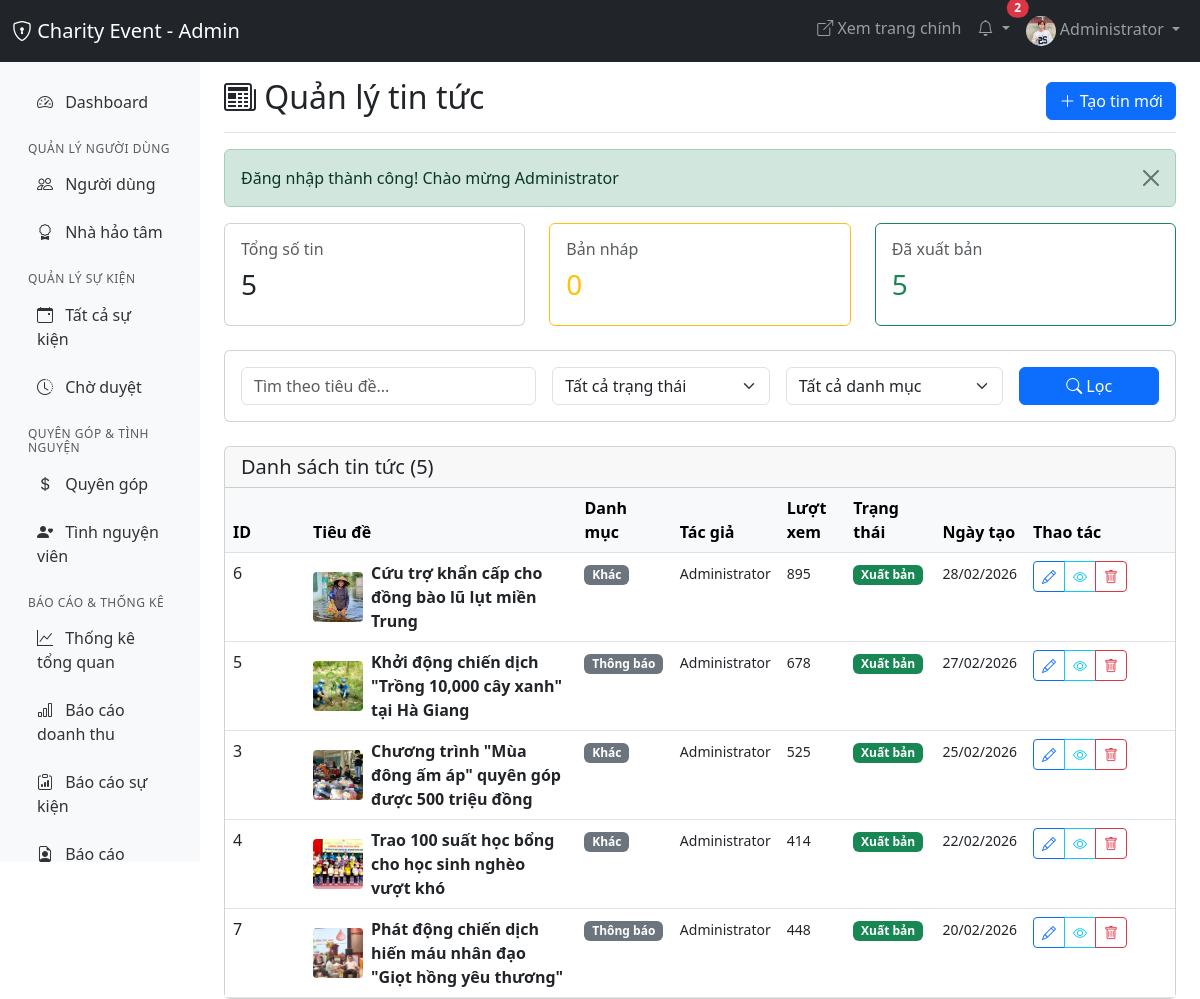
The app's page /admin/news/news_list.php (signed in) with its own data.
### tables this page shows
CREATE TABLE `news` (
  `id` int(11) NOT NULL,
  `author_id` int(11) NOT NULL,
  `title` varchar(255) NOT NULL,
  `slug` varchar(255) NOT NULL,
  `excerpt` text DEFAULT NULL,
  `content` longtext NOT NULL,
  `thumbnail` varchar(255) DEFAULT NULL,
  `gallery` text DEFAULT NULL,
  `category` enum('news','activity','story','announcement','media') DEFAULT 'news',
  `is_featured` tinyint(1) DEFAULT 0,
  `is_breaking` tinyint(1) DEFAULT 0,
  `priority` int(11) DEFAULT 0,
  `views` int(11) DEFAULT 0,
  `meta_description` text DEFAULT NULL,
  `meta_keywords` text DEFAULT NULL,
  `status` enum('draft','published','archived') DEFAULT 'draft',
  `published_at` timestamp NULL DEFAULT NULL,
  `created_at` timestamp NOT NULL DEFAULT current_timestamp(),
  `updated_at` timestamp NOT NULL DEFAULT current_timestamp() ON UPDATE current_timestamp(),
  `summary` text DEFAULT NULL
);

CREATE TABLE `users` (
  `id` int(11) NOT NULL,
  `fullname` varchar(100) NOT NULL,
  `email` varchar(100) NOT NULL,
  `password` varchar(255) NOT NULL,
  `phone` varchar(20) DEFAULT NULL,
  `avatar` varchar(255) DEFAULT 'default-avatar.png',
  `address` text DEFAULT NULL,
  `bio` text DEFAULT NULL,
  `city` varchar(100) DEFAULT NULL,
  `district` varchar(100) DEFAULT NULL,
  `role` enum('user','benefactor','admin') DEFAULT 'user',
  `benefactor_status` enum('none','pending','approved','rejected') DEFAULT 'none',
  `benefactor_verified_at` timestamp NULL DEFAULT NULL,
  `benefactor_verified_by` int(11) DEFAULT NULL,
  `status` enum('active','inactive','banned') DEFAULT 'active',
  `last_login` timestamp NULL DEFAULT NULL,
  `created_at` timestamp NOT NULL DEFAULT current_timestamp(),
  `updated_at` timestamp NOT NULL DEFAULT current_timestamp() ON UPDATE current_timestamp(),
  `public_profile` tinyint(1) DEFAULT 1,
  `show_donations` tinyint(1) DEFAULT 1,
  `show_volunteers` tinyint(1) DEFAULT 1,
  `email_notifications` tinyint(1) DEFAULT 1,
  `donation_notifications` tinyint(1) DEFAULT 1,
  `volunteer_notifications` tinyint(1) DEFAULT 1,
  `event_notifications` tinyint(1) DEFAULT 1
);

### config/db.php (called while the page is built, shortened)
<?php
function formatDate($date, $format = 'd/m/Y') {
    return date($format, strtotime($date));
}
function getFlashMessage() {
    if (isset($_SESSION['flash_message'])) {
        $type = $_SESSION['flash_type'] ?? 'info';
        $message = $_SESSION['flash_message'];
        return ['type' => $type, 'message' => $message];
    }
    return null;
}
?>

### admin/news/news_list.php (the view, shortened to what this page needs)
<?php
require_once '../../config/db.php';
$pageTitle = 'Quản lý tin tức';
$page = isset($_GET['page']) ? (int)$_GET['page'] : 1;
$perPage = 20;
$offset = ($page - 1) * $perPage;
$search = $_GET['search'] ?? '';
$where = ['1=1'];
$params = [];
$whereClause = implode(' AND ', $where);
$countQuery = "SELECT COUNT(*) FROM news n WHERE $whereClause";
$stmt = $pdo->prepare($countQuery);
$stmt->execute($params);
$totalNews = $stmt->fetchColumn();
$query = "SELECT n.*, u.fullname as author_name
          FROM news n
          JOIN users u ON n.author_id = u.id
          WHERE $whereClause
          ORDER BY n.created_at DESC
          LIMIT $perPage OFFSET $offset";
$stmt = $pdo->prepare($query);
$stmt->execute($params);
$newsList = $stmt->fetchAll();
$stats = [
    'total' => $pdo->query("SELECT COUNT(*) FROM news")->fetchColumn(),
    'draft' => $pdo->query("SELECT COUNT(*) FROM news WHERE status = 'draft'")->fetchColumn(),
    'published' => $pdo->query("SELECT COUNT(*) FROM news WHERE status = 'published'")->fetchColumn(),
];
$categoryLabels = [
    'announcement' => 'Thông báo',
    'news' => 'Tin tức',
    'success_story' => 'Câu chuyện',
    'guide' => 'Hướng dẫn'
];
$statusColors = [
    'draft' => 'warning',
    'published' => 'success',
    'archived' => 'secondary'
];
$statusLabels = [
    'draft' => 'Bản nháp',
    'published' => 'Xuất bản',
    'archived' => 'Lưu trữ'
];
?>
<!DOCTYPE html>
<html lang="vi">
<head>
    <link href="https://cdn.jsdelivr.net/npm/bootstrap@5.3.0/dist/css/bootstrap.min.css" rel="stylesheet">
    <link rel="stylesheet" href="https://cdn.jsdelivr.net/npm/bootstrap-icons@1.11.0/font/bootstrap-icons.css">
</head>
<body>
    <?php include '../includes/admin_navbar.php'; ?>
    <div class="container-fluid">
        <div class="row">
            <?php include '../includes/admin_sidebar.php'; ?>
            <main class="col-md-9 ms-sm-auto col-lg-10 px-md-4">
                <div class="d-flex justify-content-between flex-wrap flex-md-nowrap align-items-center pt-3 pb-2 mb-3 border-bottom">
                    <h1 class="h2"><i class="bi bi-newspaper"></i> <?= $pageTitle ?></h1>
                    <div class="btn-toolbar">
                        <a href="create_news.php" class="btn btn-primary">
                            <i class="bi bi-plus-lg"></i> Tạo tin mới
                        </a>
                    </div>
                </div>
                <?php
                $flash = getFlashMessage();
                if ($flash):
                ?>
                <div class="alert alert-<?= $flash['type'] ?> alert-dismissible fade show" role="alert">
                    <?= $flash['message'] ?>
                    <button type="button" class="btn-close" data-bs-dismiss="alert"></button>
                </div>
                <?php endif; ?>
                <div class="row mb-4">
                    <div class="col-md-4">
                        <div class="card">
                            <div class="card-body">
                                <h6 class="text-muted">Tổng số tin</h6>
                                <h3><?= number_format($stats['total']) ?></h3>
                            </div>
                        </div>
                    </div>
                    <div class="col-md-4">
                        <div class="card border-warning">
                            <div class="card-body">
                                <h6 class="text-muted">Bản nháp</h6>
                                <h3 class="text-warning"><?= number_format($stats['draft']) ?></h3>
                            </div>
                        </div>
                    </div>
                    <div class="col-md-4">
                        <div class="card border-success">
                            <div class="card-body">
                                <h6 class="text-muted">Đã xuất bản</h6>
                                <h3 class="text-success"><?= number_format($stats['published']) ?></h3>
                            </div>
                        </div>
                    </div>
                </div>
                <div class="card mb-4">
                    <div class="card-body">
                        <form method="GET" class="row g-3">
                            <div class="col-md-4">
                                <input type="text" class="form-control" name="search"
                                       placeholder="Tìm theo tiêu đề..."
                                       value="<?= htmlspecialchars($search) ?>">
                            </div>
                            <div class="col-md-3">
                                <select class="form-select" name="status">
                                    <option value="">Tất cả trạng thái</option>
                                </select>
                            </div>
                            <div class="col-md-3">
                                <select class="form-select" name="category">
                                    <option value="">Tất cả danh mục</option>
                                </select>
                            </div>
                            <div class="col-md-2">
                                <button type="submit" class="btn btn-primary w-100">
                                    <i class="bi bi-search"></i> Lọc
                                </button>
                            </div>
                        </form>
                    </div>
                </div>
                <div class="card">
                    <div class="card-header">
                        <h5 class="mb-0">Danh sách tin tức (<?= number_format($totalNews) ?>)</h5>
                    </div>
                    <div class="card-body p-0">
                        <div class="table-responsive">
                            <table class="table table-hover mb-0">
                                <thead class="table-light">
                                    <tr>
                                        <th style="width: 80px;">ID</th>
                                        <th>Tiêu đề</th>
                                        <th>Danh mục</th>
                                        <th>Tác giả</th>
                                        <th>Lượt xem</th>
                                        <th>Trạng thái</th>
                                        <th>Ngày tạo</th>
                                        <th style="width: 150px;">Thao tác</th>
                                    </tr>
                                </thead>
                                <tbody>
                                    <?php if (count($newsList) > 0): ?>
                                        <?php foreach ($newsList as $news): ?>
                                        <tr>
                                            <td><?= $news['id'] ?></td>
                                            <td>
                                                <div class="d-flex align-items-center">
                                                    <?php if (!empty($news['thumbnail'])): ?>
                                                    <img src="<?= BASE_URL ?>/public/uploads/news/<?= $news['thumbnail'] ?>"
                                                         alt="Thumbnail" class="me-2"
                                                         style="width: 50px; height: 50px; object-fit: cover; border-radius: 4px;">
                                                    <?php endif; ?>
                                                    <div>
                                                        <strong><?= htmlspecialchars($news['title']) ?></strong>
                                                    </div>
                                                </div>
                                            </td>
                                            <td>
                                                <span class="badge bg-secondary">
                                                    <?= $categoryLabels[$news['category']] ?? 'Khác' ?>
                                                </span>
                                            </td>
                                            <td><small><?= htmlspecialchars($news['author_name'] ?? 'N/A') ?></small></td>
                                            <td><small><?= number_format($news['views'] ?? 0) ?></small></td>
                                            <td>
                                                <span class="badge bg-<?= $statusColors[$news['status']] ?? 'secondary' ?>">
                                                    <?= $statusLabels[$news['status']] ?? 'Không xác định' ?>
                                                </span>
                                            </td>
                                            <td><small><?= formatDate($news['created_at'], 'd/m/Y') ?></small></td>
                                            <td>
                                                <div class="btn-group btn-group-sm">
                                                    <a href="edit_news.php?id=<?= $news['id'] ?>"
                                                       class="btn btn-outline-primary" title="Chỉnh sửa">
                                                        <i class="bi bi-pencil"></i>
                                                    </a>
                                                    <a href="<?= BASE_URL ?>/news/<?= $news['slug'] ?>"
                                                       class="btn btn-outline-info" target="_blank" title="Xem">
                                                        <i class="bi bi-eye"></i>
                                                    </a>
                                                    <a href="delete_news.php?id=<?= $news['id'] ?>"
                                                       class="btn btn-outline-danger" title="Xóa"
                                                       onclick="return confirm('Bạn có chắc muốn xóa tin này?')">
                                                        <i class="bi bi-trash"></i>
                                                    </a>
                                                </div>
                                            </td>
                                        </tr>
                                        <?php endforeach; ?>
                                    <?php endif; ?>
                                </tbody>
                            </table>
                        </div>
                    </div>
                </div>
            </main>
        </div>
    </div>
</body>
</html>

### records on screen
news: id "5", thumbnail (picture), title "Khởi động chiến dịch \"Trồng 10,000 cây xanh\" tại Hà Giang", category "Thông báo", author.fullname "Administrator", views "678", status "Xuất bản", created_at "27/02/2026"
news: id "6", thumbnail (picture), title "Cứu trợ khẩn cấp cho đồng bào lũ lụt miền Trung", category "Khác", author.fullname "Administrator", views "895", status "Xuất bản", created_at "28/02/2026"
news: id "3", thumbnail (picture), title "Chương trình \"Mùa đông ấm áp\" quyên góp được 500 triệu đồng", category "Khác", author.fullname "Administrator", views "525", status "Xuất bản", created_at "25/02/2026"
news: id "4", thumbnail (picture), title "Trao 100 suất học bổng cho học sinh nghèo vượt khó", category "Khác", author.fullname "Administrator", views "414", status "Xuất bản", created_at "22/02/2026"
news: id "7", thumbnail (picture), title "Phát động chiến dịch hiến máu nhân đạo \"Giọt hồng yêu thương\"", category "Thông báo", author.fullname "Administrator", views "448", status "Xuất bản", created_at "20/02/2026"

### other values on screen
SITE_NAME "Charity Event"
$unreadCount "2"
$_SESSION['fullname'] "Administrator"
$pageTitle "Quản lý tin tức"
$flash['message'] "Đăng nhập thành công! Chào mừng Administrator"
$stats['draft'] "0"
$totalNews "5"
